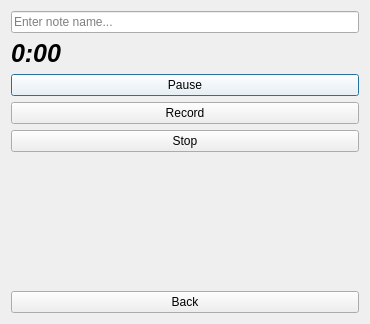
<?xml version="1.0" encoding="UTF-8"?>
<ui version="4.0">
 <class>CreateVoiceNote</class>
 <widget class="QDialog" name="CreateVoiceNote">
  <property name="geometry">
   <rect>
    <x>0</x>
    <y>0</y>
    <width>370</width>
    <height>324</height>
   </rect>
  </property>
  <property name="windowTitle">
   <string>Create voice note</string>
  </property>
  <property name="modal">
   <bool>true</bool>
  </property>
  <layout class="QGridLayout" name="gridLayout">
   <item row="0" column="0">
    <layout class="QVBoxLayout" name="verticalLayout">
     <item>
      <widget class="QLineEdit" name="voiceNoteName">
       <property name="frame">
        <bool>true</bool>
       </property>
       <property name="placeholderText">
        <string>Enter note name...</string>
       </property>
      </widget>
     </item>
     <item>
      <widget class="QLabel" name="durationLabel">
       <property name="font">
        <font>
         <family>Ubuntu</family>
         <pointsize>19</pointsize>
         <italic>true</italic>
         <bold>true</bold>
         <strikeout>false</strikeout>
        </font>
       </property>
       <property name="text">
        <string>0:00</string>
       </property>
      </widget>
     </item>
     <item>
      <widget class="QPushButton" name="pauseButton">
       <property name="enabled">
        <bool>true</bool>
       </property>
       <property name="sizePolicy">
        <sizepolicy hsizetype="Preferred" vsizetype="Minimum">
         <horstretch>0</horstretch>
         <verstretch>0</verstretch>
        </sizepolicy>
       </property>
       <property name="palette">
        <palette>
         <active>
          <colorrole role="WindowText">
           <brush brushstyle="SolidPattern">
            <color alpha="255">
             <red>0</red>
             <green>0</green>
             <blue>0</blue>
            </color>
           </brush>
          </colorrole>
          <colorrole role="Button">
           <brush brushstyle="SolidPattern">
            <color alpha="255">
             <red>255</red>
             <green>255</green>
             <blue>255</blue>
            </color>
           </brush>
          </colorrole>
          <colorrole role="Light">
           <brush brushstyle="SolidPattern">
            <color alpha="255">
             <red>255</red>
             <green>255</green>
             <blue>255</blue>
            </color>
           </brush>
          </colorrole>
          <colorrole role="Midlight">
           <brush brushstyle="SolidPattern">
            <color alpha="255">
             <red>255</red>
             <green>255</green>
             <blue>255</blue>
            </color>
           </brush>
          </colorrole>
          <colorrole role="Dark">
           <brush brushstyle="SolidPattern">
            <color alpha="255">
             <red>127</red>
             <green>127</green>
             <blue>127</blue>
            </color>
           </brush>
          </colorrole>
          <colorrole role="Mid">
           <brush brushstyle="SolidPattern">
            <color alpha="255">
             <red>170</red>
             <green>170</green>
             <blue>170</blue>
            </color>
           </brush>
          </colorrole>
          <colorrole role="Text">
           <brush brushstyle="SolidPattern">
            <color alpha="255">
             <red>0</red>
             <green>0</green>
             <blue>0</blue>
            </color>
           </brush>
          </colorrole>
          <colorrole role="BrightText">
           <brush brushstyle="SolidPattern">
            <color alpha="255">
             <red>255</red>
             <green>255</green>
             <blue>255</blue>
            </color>
           </brush>
          </colorrole>
          <colorrole role="ButtonText">
           <brush brushstyle="SolidPattern">
            <color alpha="255">
             <red>0</red>
             <green>0</green>
             <blue>0</blue>
            </color>
           </brush>
          </colorrole>
          <colorrole role="Base">
           <brush brushstyle="SolidPattern">
            <color alpha="255">
             <red>255</red>
             <green>255</green>
             <blue>255</blue>
            </color>
           </brush>
          </colorrole>
          <colorrole role="Window">
           <brush brushstyle="SolidPattern">
            <color alpha="255">
             <red>255</red>
             <green>255</green>
             <blue>255</blue>
            </color>
           </brush>
          </colorrole>
          <colorrole role="Shadow">
           <brush brushstyle="SolidPattern">
            <color alpha="255">
             <red>0</red>
             <green>0</green>
             <blue>0</blue>
            </color>
           </brush>
          </colorrole>
          <colorrole role="AlternateBase">
           <brush brushstyle="SolidPattern">
            <color alpha="255">
             <red>255</red>
             <green>255</green>
             <blue>255</blue>
            </color>
           </brush>
          </colorrole>
          <colorrole role="ToolTipBase">
           <brush brushstyle="SolidPattern">
            <color alpha="255">
             <red>255</red>
             <green>255</green>
             <blue>220</blue>
            </color>
           </brush>
          </colorrole>
          <colorrole role="ToolTipText">
           <brush brushstyle="SolidPattern">
            <color alpha="255">
             <red>0</red>
             <green>0</green>
             <blue>0</blue>
            </color>
           </brush>
          </colorrole>
          <colorrole role="PlaceholderText">
           <brush brushstyle="SolidPattern">
            <color alpha="127">
             <red>0</red>
             <green>0</green>
             <blue>0</blue>
            </color>
           </brush>
          </colorrole>
         </active>
         <inactive>
          <colorrole role="WindowText">
           <brush brushstyle="SolidPattern">
            <color alpha="255">
             <red>0</red>
             <green>0</green>
             <blue>0</blue>
            </color>
           </brush>
          </colorrole>
          <colorrole role="Button">
           <brush brushstyle="SolidPattern">
            <color alpha="255">
             <red>255</red>
             <green>255</green>
             <blue>255</blue>
            </color>
           </brush>
          </colorrole>
          <colorrole role="Light">
           <brush brushstyle="SolidPattern">
            <color alpha="255">
             <red>255</red>
             <green>255</green>
             <blue>255</blue>
            </color>
           </brush>
          </colorrole>
          <colorrole role="Midlight">
           <brush brushstyle="SolidPattern">
            <color alpha="255">
             <red>255</red>
             <green>255</green>
             <blue>255</blue>
            </color>
           </brush>
          </colorrole>
          <colorrole role="Dark">
           <brush brushstyle="SolidPattern">
            <color alpha="255">
             <red>127</red>
             <green>127</green>
             <blue>127</blue>
            </color>
           </brush>
          </colorrole>
          <colorrole role="Mid">
           <brush brushstyle="SolidPattern">
            <color alpha="255">
             <red>170</red>
             <green>170</green>
             <blue>170</blue>
            </color>
           </brush>
          </colorrole>
          <colorrole role="Text">
           <brush brushstyle="SolidPattern">
            <color alpha="255">
             <red>0</red>
             <green>0</green>
             <blue>0</blue>
            </color>
           </brush>
          </colorrole>
          <colorrole role="BrightText">
           <brush brushstyle="SolidPattern">
            <color alpha="255">
             <red>255</red>
             <green>255</green>
             <blue>255</blue>
            </color>
           </brush>
          </colorrole>
          <colorrole role="ButtonText">
           <brush brushstyle="SolidPattern">
            <color alpha="255">
             <red>0</red>
             <green>0</green>
             <blue>0</blue>
            </color>
           </brush>
          </colorrole>
          <colorrole role="Base">
           <brush brushstyle="SolidPattern">
            <color alpha="255">
             <red>255</red>
             <green>255</green>
             <blue>255</blue>
            </color>
           </brush>
          </colorrole>
          <colorrole role="Window">
           <brush brushstyle="SolidPattern">
            <color alpha="255">
             <red>255</red>
             <green>255</green>
             <blue>255</blue>
            </color>
           </brush>
          </colorrole>
          <colorrole role="Shadow">
           <brush brushstyle="SolidPattern">
            <color alpha="255">
             <red>0</red>
             <green>0</green>
             <blue>0</blue>
            </color>
           </brush>
          </colorrole>
          <colorrole role="AlternateBase">
           <brush brushstyle="SolidPattern">
            <color alpha="255">
             <red>255</red>
             <green>255</green>
             <blue>255</blue>
            </color>
           </brush>
          </colorrole>
          <colorrole role="ToolTipBase">
           <brush brushstyle="SolidPattern">
            <color alpha="255">
             <red>255</red>
             <green>255</green>
             <blue>220</blue>
            </color>
           </brush>
          </colorrole>
          <colorrole role="ToolTipText">
           <brush brushstyle="SolidPattern">
            <color alpha="255">
             <red>0</red>
             <green>0</green>
             <blue>0</blue>
            </color>
           </brush>
          </colorrole>
          <colorrole role="PlaceholderText">
           <brush brushstyle="SolidPattern">
            <color alpha="127">
             <red>0</red>
             <green>0</green>
             <blue>0</blue>
            </color>
           </brush>
          </colorrole>
         </inactive>
         <disabled>
          <colorrole role="WindowText">
           <brush brushstyle="SolidPattern">
            <color alpha="255">
             <red>127</red>
             <green>127</green>
             <blue>127</blue>
            </color>
           </brush>
          </colorrole>
          <colorrole role="Button">
           <brush brushstyle="SolidPattern">
            <color alpha="255">
             <red>255</red>
             <green>255</green>
             <blue>255</blue>
            </color>
           </brush>
          </colorrole>
          <colorrole role="Light">
           <brush brushstyle="SolidPattern">
            <color alpha="255">
             <red>255</red>
             <green>255</green>
             <blue>255</blue>
            </color>
           </brush>
          </colorrole>
          <colorrole role="Midlight">
           <brush brushstyle="SolidPattern">
            <color alpha="255">
             <red>255</red>
             <green>255</green>
             <blue>255</blue>
            </color>
           </brush>
          </colorrole>
          <colorrole role="Dark">
           <brush brushstyle="SolidPattern">
            <color alpha="255">
             <red>127</red>
             <green>127</green>
             <blue>127</blue>
            </color>
           </brush>
          </colorrole>
          <colorrole role="Mid">
           <brush brushstyle="SolidPattern">
            <color alpha="255">
             <red>170</red>
             <green>170</green>
             <blue>170</blue>
            </color>
           </brush>
          </colorrole>
          <colorrole role="Text">
           <brush brushstyle="SolidPattern">
            <color alpha="255">
             <red>127</red>
             <green>127</green>
             <blue>127</blue>
            </color>
           </brush>
          </colorrole>
          <colorrole role="BrightText">
           <brush brushstyle="SolidPattern">
            <color alpha="255">
             <red>255</red>
             <green>255</green>
             <blue>255</blue>
            </color>
           </brush>
          </colorrole>
          <colorrole role="ButtonText">
           <brush brushstyle="SolidPattern">
            <color alpha="255">
             <red>127</red>
             <green>127</green>
             <blue>127</blue>
            </color>
           </brush>
          </colorrole>
          <colorrole role="Base">
           <brush brushstyle="SolidPattern">
            <color alpha="255">
             <red>255</red>
             <green>255</green>
             <blue>255</blue>
            </color>
           </brush>
          </colorrole>
          <colorrole role="Window">
           <brush brushstyle="SolidPattern">
            <color alpha="255">
             <red>255</red>
             <green>255</green>
             <blue>255</blue>
            </color>
           </brush>
          </colorrole>
          <colorrole role="Shadow">
           <brush brushstyle="SolidPattern">
            <color alpha="255">
             <red>0</red>
             <green>0</green>
             <blue>0</blue>
            </color>
           </brush>
          </colorrole>
          <colorrole role="AlternateBase">
           <brush brushstyle="SolidPattern">
            <color alpha="255">
             <red>255</red>
             <green>255</green>
             <blue>255</blue>
            </color>
           </brush>
          </colorrole>
          <colorrole role="ToolTipBase">
           <brush brushstyle="SolidPattern">
            <color alpha="255">
             <red>255</red>
             <green>255</green>
             <blue>220</blue>
            </color>
           </brush>
          </colorrole>
          <colorrole role="ToolTipText">
           <brush brushstyle="SolidPattern">
            <color alpha="255">
             <red>0</red>
             <green>0</green>
             <blue>0</blue>
            </color>
           </brush>
          </colorrole>
          <colorrole role="PlaceholderText">
           <brush brushstyle="SolidPattern">
            <color alpha="127">
             <red>127</red>
             <green>127</green>
             <blue>127</blue>
            </color>
           </brush>
          </colorrole>
         </disabled>
        </palette>
       </property>
       <property name="text">
        <string>Pause</string>
       </property>
      </widget>
     </item>
     <item>
      <widget class="QPushButton" name="recordButton">
       <property name="sizePolicy">
        <sizepolicy hsizetype="Preferred" vsizetype="Minimum">
         <horstretch>0</horstretch>
         <verstretch>0</verstretch>
        </sizepolicy>
       </property>
       <property name="text">
        <string>Record</string>
       </property>
      </widget>
     </item>
     <item>
      <widget class="QPushButton" name="stopButton">
       <property name="sizePolicy">
        <sizepolicy hsizetype="Preferred" vsizetype="Minimum">
         <horstretch>0</horstretch>
         <verstretch>0</verstretch>
        </sizepolicy>
       </property>
       <property name="text">
        <string>Stop</string>
       </property>
      </widget>
     </item>
     <item>
      <spacer name="verticalSpacer">
       <property name="orientation">
        <enum>Qt::Vertical</enum>
       </property>
       <property name="sizeHint" stdset="0">
        <size>
         <width>20</width>
         <height>40</height>
        </size>
       </property>
      </spacer>
     </item>
     <item>
      <widget class="QPushButton" name="backButtun">
       <property name="sizePolicy">
        <sizepolicy hsizetype="Preferred" vsizetype="Minimum">
         <horstretch>0</horstretch>
         <verstretch>0</verstretch>
        </sizepolicy>
       </property>
       <property name="text">
        <string>Back</string>
       </property>
      </widget>
     </item>
    </layout>
   </item>
  </layout>
 </widget>
 <resources/>
 <connections/>
</ui>
